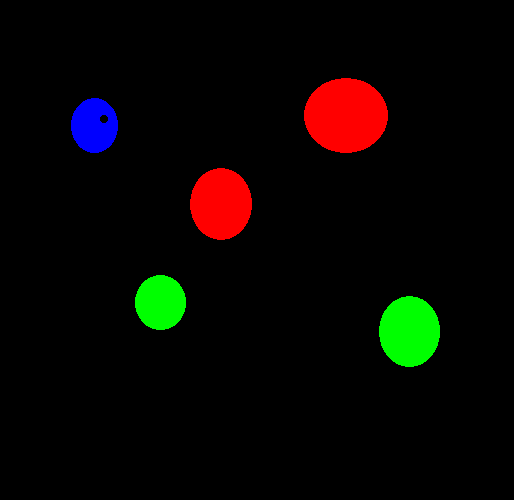
%> input picture prc2.png, 514 x 500 px
$ octave trial1.m   (GNU Octave 9; MATLAB toolbox functions it lacks are replaced by stand-ins)
%> lines starting %> are read from the running program, lines starting %| are printed output that depends on the picture; in (x1, y1, x2, y2) boxes, pixels count from 0 and x2, y2 are one past the last pixel; in counts of white or black regions, pixels touching at a corner belong together; the program's own positions count from 1
Imag=imread('prc2.png');
%> Imag is the input picture: size 500x514x3 uint8; mean R, G, B 8.4, 5.5, 2
imshow(Imag);
redbw=im2bw(Imag(:,:,1),graythresh(Imag));
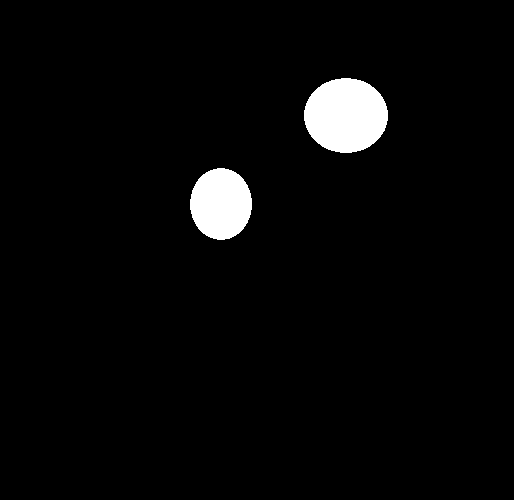
%> redbw: size 500x514 logical; 3.3% white; 2 white regions, box (x1, y1, x2, y2) and area: (304, 78, 388, 153) 4930, (190, 168, 252, 240) 3488
imshow(redbw);
greenbw=im2bw(Imag(:,:,2),graythresh(Imag));
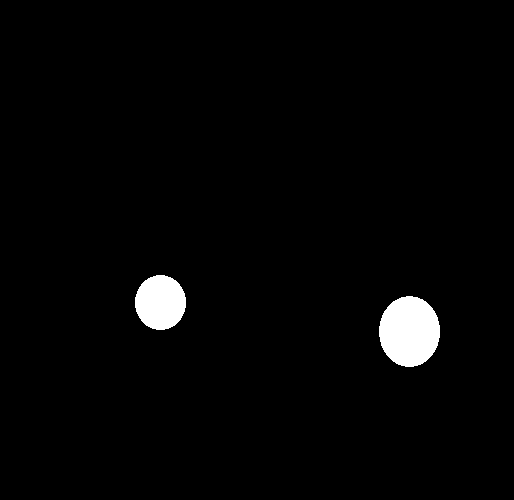
%> greenbw: size 500x514 logical; 2.2% white; 2 white regions, box (x1, y1, x2, y2) and area: (379, 296, 440, 367) 3390, (135, 275, 186, 330) 2201
imshow(greenbw);
bluebw=im2bw(Imag(:,:,3),graythresh(Imag));
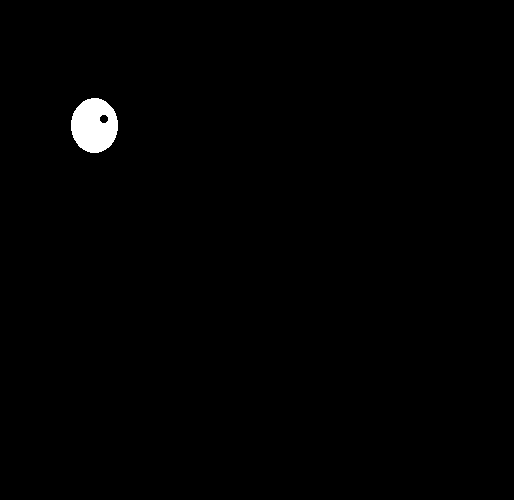
%> bluebw: size 500x514 logical; 0.77% white; 1 white region
imshow(bluebw);
figure,imshow(redbw);
figure, imshow(greenbw);
Stats=regionprops(greenbw,'Centroid','Area');
%> Stats = 2 regions; Area and Centroid: 3390 [410 332.1], 2201 [161 303.1]
Stats(1,1).Area
%> ans = 2201
Sats(1,1).Centroid
%> (this line was passed over: Sats is not available in this run)
Stats(1,1).Centroid
%> ans = [161 303.1]
Stats(1,1).Centroid(2)
%> ans = 303.1
Stats(1,1).Centroid(1)
%> ans = 161
statsG=regionprops(greenbw,'Centroid');
%> statsG = 2 regions; Centroid: [161 303.1], [410 332.1]
figure, imshow(greenbw);
statsG=regionprops(greenbw,'Centroid','BoundingBox');
%> statsG = 2 regions; box (x1, y1, x2, y2) and Centroid: (135, 275, 186, 330) [161 303.1], (379, 296, 440, 367) [410 332.1]
rect(statsG(1,1).BoundingBox);
%> (this line was passed over: rect is not available in this run)
%> (the run ends here)
